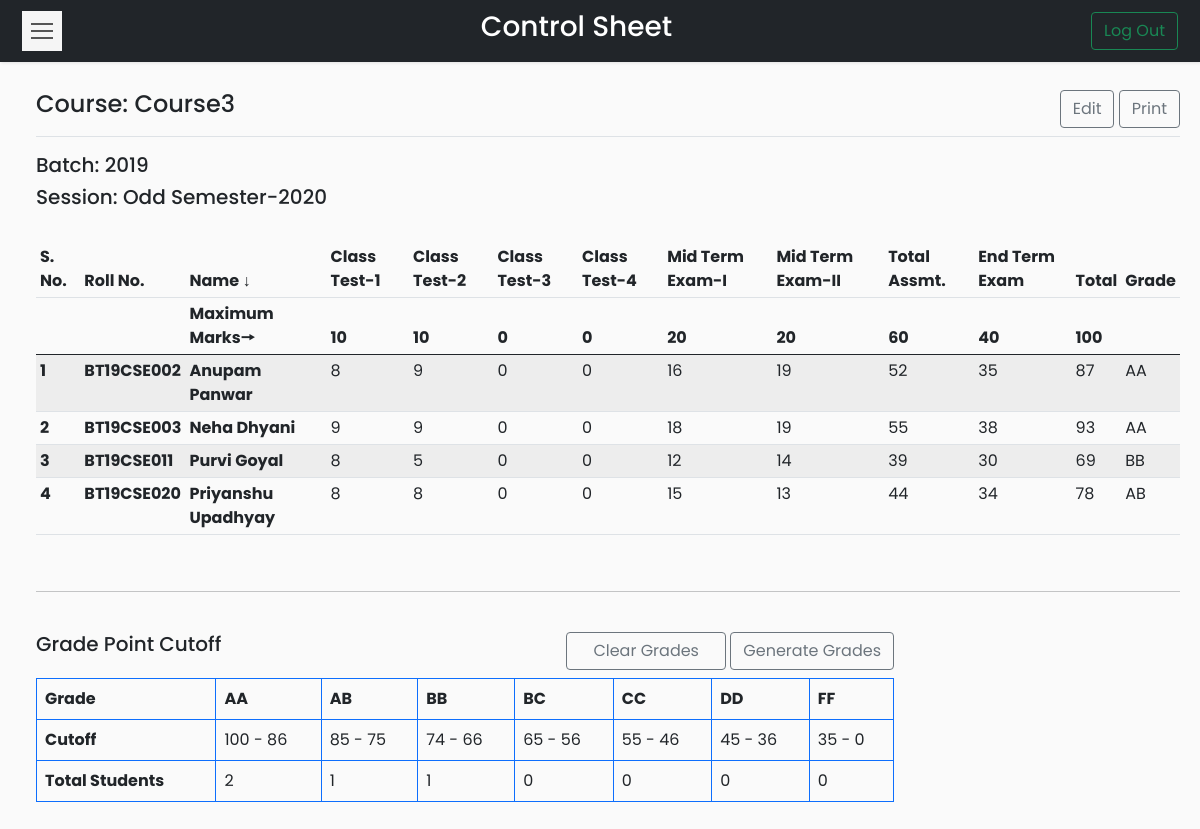
The app's page /Codes/coursetable.php?course=CSL-X3 (signed in) with its own data.
### tables this page shows
CREATE TABLE `courses` (
  `id` int(11) NOT NULL,
  `course_name` varchar(50) NOT NULL,
  `course_code` varchar(20) NOT NULL,
  `semester` varchar(25) NOT NULL,
  `batch` varchar(20) NOT NULL
);

CREATE TABLE `controlsheet` (
  `course_code` varchar(20) NOT NULL,
  `roll_no` varchar(20) NOT NULL,
  `name` varchar(50) NOT NULL,
  `class_test_1` float NOT NULL DEFAULT 0,
  `class_test_2` float NOT NULL DEFAULT 0,
  `class_test_3` float NOT NULL DEFAULT 0,
  `class_test_4` float NOT NULL DEFAULT 0,
  `mid_term_1` float NOT NULL DEFAULT 0,
  `mid_term_2` float NOT NULL DEFAULT 0,
  `total_assessment` float NOT NULL DEFAULT 0,
  `end_term` float NOT NULL DEFAULT 0,
  `total_marks` float NOT NULL DEFAULT 0,
  `grade` varchar(5) NOT NULL
);

CREATE TABLE `gradewindow` (
  `course_code` varchar(20) NOT NULL,
  `grade` varchar(5) NOT NULL,
  `lower_cutoff` float NOT NULL,
  `upper_cutoff` float NOT NULL,
  `no_of_students` int(5) NOT NULL
);

### Codes/coursetable.php (the view, shortened to what this page needs)
<?php
if (isset($_SESSION['id'])) {
?>
    <!DOCTYPE html>
    <html>
    <head>
        <link rel="stylesheet" href="css/bootstrap.min.css">
        <link rel="stylesheet" href="css/custom.css">
        <?php
        require_once __DIR__ . '/connection/connect.php';
        if (isset($_GET['course'])) {
            $cd = $_GET['course'];
        } else {
            header('Location: dashboard.php?error=ERROR OCCURRED');
            exit();
        }
        ?>
    </head>
    <body>
        <nav class="navbar navbar-light bg-dark">
            <div class="container-fluid">
                <button type="button" id="sidebarCollapse" class="navbar-btn">
                    <span></span>
                    <span></span>
                    <span></span>
                </button>
                <span class="text-white h3">Control Sheet</span>
                <form class="d-flex">
                    <a href="logout.php">
                        <button class="btn btn-outline-success" type="button">Log Out</button>
                    </a>
                </form>
            </div>
        </nav>
        <div class="wrapper">
            <div id="content">
                <?php
                $sql = "SELECT course_name, semester, batch FROM courses WHERE course_code='$cd'";
                $result = $conn->query($sql);
                $row = $result->fetch_assoc();
                $cn = $row['course_name'];
                ?>
                <main class="col-md-auto ms-sm-3 col-lg-auto px-md-auto" id="printableTable">
                    <div class="d-flex justify-content-between flex-wrap flex-md-nowrap align-items-center pt-2 pb-2 mb-3 border-bottom btn-toolbar mb-3" role="toolbar" aria-label="Toolbar with button groups">
                        <h4 class="h4"><?php echo "Course: " . $cn ?></h4>
                        <div class="d-grid gap-2 d-md-block" role="group" aria-label="First group">
                            <a type="button" class="btn btn-outline-secondary" href="edit.php?course=<?php echo $cd ?>">Edit</a>
                            <a type="button" class="btn btn-outline-secondary" target="_blank" href="print.php?course=<?php echo $cd ?>">Print</a>
                        </div>
                    </div>
                    <h5>Batch: <?php echo $row['batch']; ?></h5>
                    <h5>Session: <?php echo $row['semester']; ?></h5>
                    <br>
                    <div class="table-responsive">
                        <table class="table table-striped table-sm">
                            <thead>
                                <tr>
                                    <th>S. No.</th>
                                    <th>Roll No.</th>
                                    <th>Name ↓</th>
                                    <th>Class Test-1</th>
                                    <th>Class Test-2</th>
                                    <th>Class Test-3</th>
                                    <th>Class Test-4</th>
                                    <th>Mid Term Exam-I</th>
                                    <th>Mid Term Exam-II</th>
                                    <th>Total Assmt.</th>
                                    <th>End Term Exam</th>
                                    <th>Total</th>
                                    <th>Grade</th>
                                </tr>
                                <tr>
                                    <th></th>
                                    <th></th>
                                    <?php
                                    $sql = "SELECT * FROM controlsheet WHERE course_code='$cd'";
                                    $result = $conn->query($sql);
                                    if ($row = $result->fetch_assoc()) {
                                    ?>
                                        <th>Maximum Marks🠖</th>
                                        <th><?php echo $row['class_test_1']; ?></th>
                                        <th><?php echo $row['class_test_2']; ?></th>
                                        <th><?php echo $row['class_test_3']; ?></th>
                                        <th><?php echo $row['class_test_4']; ?></th>
                                        <th><?php echo $row['mid_term_1']; ?></th>
                                        <th><?php echo $row['mid_term_2']; ?></th>
                                        <th><?php echo $row['total_assessment']; ?></th>
                                        <th><?php echo $row['end_term']; ?></th>
                                        <th><?php echo $row['total_marks']; ?></th>
                                        <th><?php echo $row['grade']; ?></th>
                                    <?php } ?>
                                </tr>
                            </thead>
                            <tbody>
                                <?php
                                $i = 1;
                                while ($row = $result->fetch_assoc()) { ?>
                                    <tr>
                                        <td><strong><?php echo $i++; ?></strong></td>
                                        <td><strong><?php echo $row['roll_no']; ?></strong></td>
                                        <td><strong><?php echo $row['name']; ?></strong></td>
                                        <td><?php echo $row['class_test_1']; ?></td>
                                        <td><?php echo $row['class_test_2']; ?></td>
                                        <td><?php echo $row['class_test_3']; ?></td>
                                        <td><?php echo $row['class_test_4']; ?></td>
                                        <td><?php echo $row['mid_term_1']; ?></td>
                                        <td><?php echo $row['mid_term_2']; ?></td>
                                        <td><?php echo $row['total_assessment']; ?></td>
                                        <td><?php echo $row['end_term']; ?></td>
                                        <td><?php echo $row['total_marks']; ?></td>
                                        <td><?php echo $row['grade']; ?></td>
                                    </tr>
                                <?php } ?>
                            </tbody>
                        </table>
                    </div>
                    <br>
                    <hr>
                    <br>
                    <div class="table-responsive grade">
                        <div class="sameline grades">
                            <div class="text-start h5">Grade Point Cutoff</div>
                            <div>
                                <a class="btn btn-outline-secondary mb-2" style="padding-right: 1.63rem; padding-left:1.63rem" href="clear.php?course=<?php echo $cd ?>">Clear Grades</a>
                                <a class="btn btn-outline-secondary mb-2" href="generate.php?course=<?php echo $cd ?>">Generate Grades</a>
                            </div>
                        </div>
                        <table class="table table-bordered border-primary grades">
                            <thead>
                                <tr>
                                    <td><strong>Grade</strong></td>
                                    <?php
                                    $sql = "SELECT grade FROM gradewindow WHERE course_code='$cd' ORDER BY grade";
                                    $result = $conn->query($sql);
                                    while ($row = $result->fetch_assoc()) {
                                    ?>
                                        <td><strong><?php echo $row['grade'];
                                        } ?></strong></td>
                                </tr>
                            </thead>
                            <tbody>
                                <tr>
                                    <td scope="row"><strong>Cutoff</strong></td>
                                    <?php
                                    $sql = "SELECT grade,lower_cutoff,upper_cutoff FROM gradewindow WHERE course_code='$cd' ORDER BY grade";
                                    $result = $conn->query($sql);
                                    while ($row = $result->fetch_assoc()) {
                                    ?>
                                        <td scope="row"><?php echo $row['upper_cutoff']; ?> - <?php echo $row['lower_cutoff']; ?></td>
                                        <?php } ?>
                                </tr>
                                <tr>
                                    <td><strong>Total Students</strong></td>
                                    <?php
                                    $sql = "SELECT grade,no_of_students FROM gradewindow WHERE course_code='$cd' ORDER BY grade";
                                    $result = $conn->query($sql);
                                    while ($row = $result->fetch_assoc()) {
                                    ?>
                                        <td scope="row"><?php echo $row['no_of_students']; ?></td>
                                        <?php } ?>
                                </tr>
                            </tbody>
                        </table>
                    </div>
                </main>
            </div>
        </div>
    <?php
} else {
    header('Location: index.php?error=INVALID REQUEST');
    exit();
}
    ?>
    </body>
    </html>

### Codes/css/custom.css (style rules this page uses)
body { font-family: 'Poppins', sans-serif; background: #fafafa; }
a, a:hover, a:focus { color: inherit; text-decoration: none; transition: all 0.3s; }
.navbar { padding: 10px 10px; background: #fff; border: none; border-radius: 5; margin-bottom: 0px; box-shadow: 1px 1px 3px rgba(0, 0, 0, 0.1); }
.navbar-btn { box-shadow: none; outline: none !important; border: none; }
.wrapper { display: flex; width: 100%; align-items: stretch; perspective: 1500px; }
.grades { width:75%; }
.sameline { display: flex; justify-content: space-between; }
#content { width: 100%; padding: 20px; min-height: 100vh; transition: all 0.3s; }
#sidebarCollapse { width: 40px; height: 40px; background: #f5f5f5; cursor: pointer; }
#sidebarCollapse span { width: 80%; height: 2px; margin: 0 auto; display: block; background: #555; transition: all 0.8s cubic-bezier(0.810, -0.330, 0.345, 1.375); transition-delay: 0.2s; }
#sidebarCollapse span:first-of-type { transform: rotate(45deg) translate(2px, 2px); }
#sidebarCollapse span:nth-of-type(2) { opacity: 0; }
#sidebarCollapse span:last-of-type { transform: rotate(-45deg) translate(1px, -1px); }
@media (max-width: 10000px) { #sidebarCollapse span:first-of-type, #sidebarCollapse span:nth-of-type(2), #sidebarCollapse span:last-of-type { transform: none; opacity: 1; margin: 5px auto; } }

### records on screen
courses: course_name "Course3", batch "2019", semester "Odd Semester-2020"
controlsheet: class_test_1 "10", class_test_2 "10", class_test_3 "0", class_test_4 "0", mid_term_1 "20", mid_term_2 "20", total_assessment "60", end_term "40", total_marks "100"
controlsheet: roll_no "BT19CSE002", name "Anupam Panwar", class_test_1 "8", class_test_2 "9", class_test_3 "0", class_test_4 "0", mid_term_1 "16", mid_term_2 "19", total_assessment "52", end_term "35", total_marks "87", grade "AA"
controlsheet: roll_no "BT19CSE003", name "Neha Dhyani", class_test_1 "9", class_test_2 "9", class_test_3 "0", class_test_4 "0", mid_term_1 "18", mid_term_2 "19", total_assessment "55", end_term "38", total_marks "93", grade "AA"
controlsheet: roll_no "BT19CSE011", name "Purvi Goyal", class_test_1 "8", class_test_2 "5", class_test_3 "0", class_test_4 "0", mid_term_1 "12", mid_term_2 "14", total_assessment "39", end_term "30", total_marks "69", grade "BB"
controlsheet: roll_no "BT19CSE020", name "Priyanshu Upadhyay", class_test_1 "8", class_test_2 "8", class_test_3 "0", class_test_4 "0", mid_term_1 "15", mid_term_2 "13", total_assessment "44", end_term "34", total_marks "78", grade "AB"
gradewindow: grade "AA", upper_cutoff "100", lower_cutoff "86", no_of_students "2"
gradewindow: grade "AB", upper_cutoff "85", lower_cutoff "75", no_of_students "1"
gradewindow: grade "BB", upper_cutoff "74", lower_cutoff "66", no_of_students "1"
gradewindow: grade "BC", upper_cutoff "65", lower_cutoff "56", no_of_students "0"
gradewindow: grade "CC", upper_cutoff "55", lower_cutoff "46", no_of_students "0"
gradewindow: grade "DD", upper_cutoff "45", lower_cutoff "36", no_of_students "0"
gradewindow: grade "FF", upper_cutoff "35", lower_cutoff "0", no_of_students "0"
